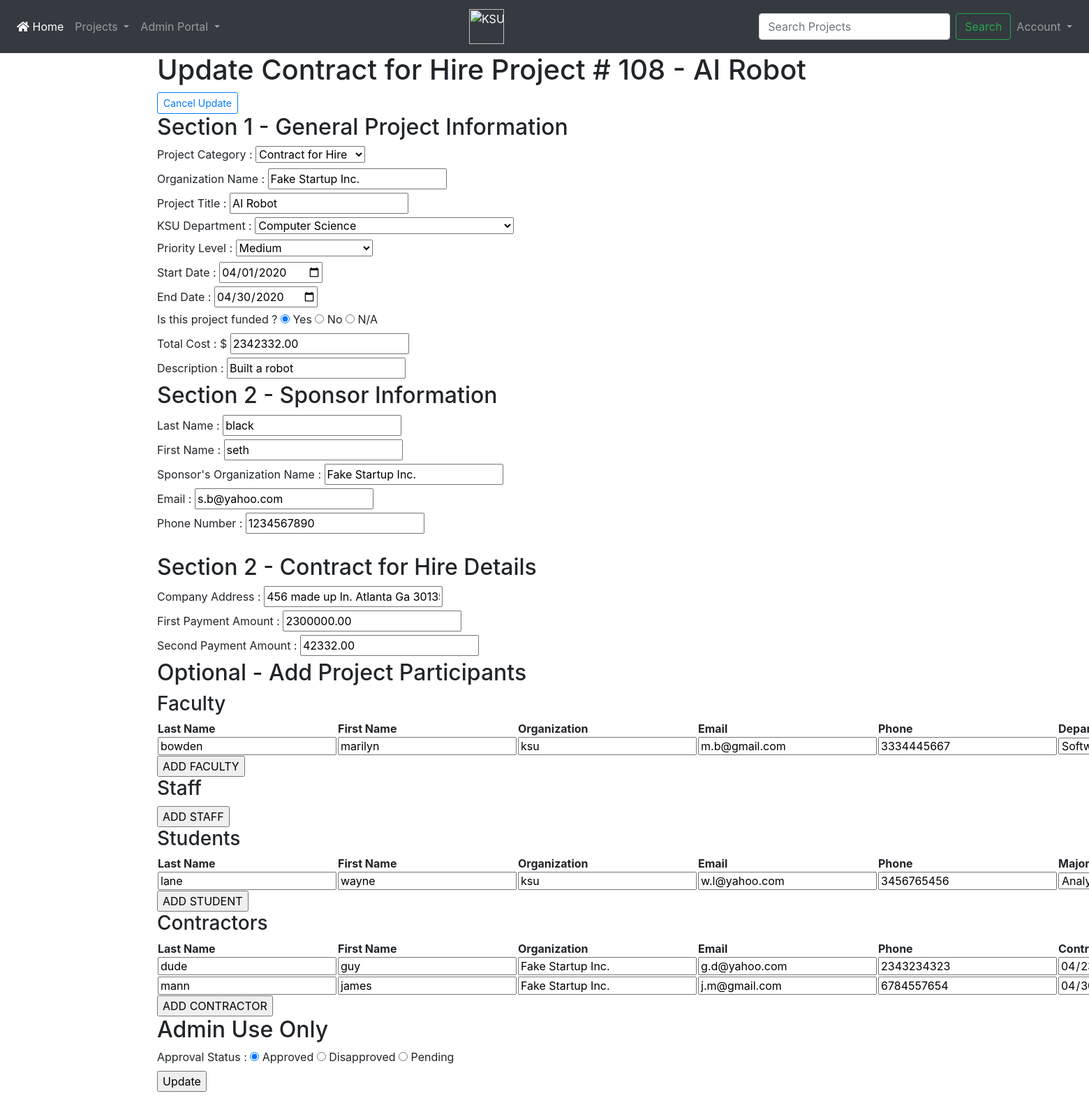
The page /update_project.php?project_id=108 (signed in) on the database its author committed.
### tables this page shows
CREATE TABLE `project` (
  `project_id` bigint(20) UNSIGNED NOT NULL,
  `project_category` varchar(45) NOT NULL,
  `organization_name` varchar(100) NOT NULL,
  `project_title` varchar(100) NOT NULL,
  `ksu_department` varchar(45) NOT NULL,
  `priority_level` varchar(10) NOT NULL,
  `start_date` date NOT NULL,
  `end_date` date NOT NULL,
  `funded` enum('Yes','No','N/A') NOT NULL,
  `total_cost` decimal(10,2) NOT NULL,
  `description` varchar(600) NOT NULL,
  `approval` enum('Approved','Disapproved','Pending') NOT NULL
);

CREATE TABLE `project_participant` (
  `participant_id` bigint(20) UNSIGNED NOT NULL,
  `participant_category` varchar(45) NOT NULL,
  `last_name` varchar(45) NOT NULL,
  `first_name` varchar(45) NOT NULL,
  `participant_org` varchar(100) NOT NULL,
  `email` varchar(320) NOT NULL,
  `phone` varchar(20) NOT NULL,
  `project_id` bigint(20) UNSIGNED NOT NULL
);

CREATE TABLE `faculty_and_staff` (
  `participant_id` bigint(20) UNSIGNED NOT NULL,
  `department` varchar(45) NOT NULL,
  `title` varchar(45) NOT NULL
);

CREATE TABLE `student` (
  `participant_id` bigint(20) UNSIGNED NOT NULL,
  `major` varchar(45) NOT NULL,
  `degree_level` varchar(45) NOT NULL
);

CREATE TABLE `contractor` (
  `participant_id` bigint(20) UNSIGNED NOT NULL,
  `contract_start_date` date NOT NULL,
  `contract_end_date` date NOT NULL,
  `title` varchar(45) NOT NULL
);

### update_project.php (the view, shortened to what this page needs)
<?php
require 'pmo_functions.php';
if (isset($_GET['project_id'])) {
    $conn = pdo_connect_mysql();
    $stmt = $conn->prepare('SELECT * FROM project
                            WHERE project_id = ?');
    $stmt->execute([$_GET['project_id']]);
    $project = $stmt->fetch(PDO::FETCH_ASSOC);
    $stmt = $conn->prepare('SELECT * FROM project_participant
                            WHERE project_id = ?');
    $stmt->execute([$_GET['project_id']]);
    while($result = $stmt->fetch(PDO::FETCH_ASSOC)) {
      $other_participants[$result['participant_category']][] = $result;
    }
    $sponsor = $other_participants['Sponsor'][0];
    $project = array_merge($project, $sponsor);
    switch ($project['project_category']) {
      case "Contract for Hire" :
        $stmt = $conn->prepare('SELECT * FROM contract_for_hire
                                  WHERE project_id = ?');
        $stmt->execute([$_GET['project_id']]);
        $contract = $stmt->fetch(PDO::FETCH_ASSOC);
        $project = array_merge($project, $contract);
        break;
    }
} else {
    die ('No ID specified!');
}
?>
<?=template_header('Update Project')?>
<body onload="checkProjectCategory(); addHeader('faculty_table', 'f_row0'); addHeader('staff_table', 'sta_row0'); addHeader('student_table', 'stu_row0'); addHeader('contractor_table', 'c_row0');">
<div class="container">
	<h1>Update <?=$project['project_category']?> Project # <?=$project['project_id']?> - <?=$project['project_title']?></h1>
  <a class="btn btn-outline-primary btn-sm" href="get_project.php" role="button">Cancel Update</a>
    <form action="update_project.php?project_id=<?=$project['project_id']?>" method="post" autocomplete="off">
        <h2>Section 1 - General Project Information</h2>
        <label for="project_category">Project Category :</label>
        <select onchange="checkProjectCategory();" id="project_category" name="project_category" required>
        <option <?php if($project['project_category']=="Contract for Hire"){echo "selected";}?>>Contract for Hire</option>
        </select>
        <br />
        <label for="organization_name">Organization Name :</label>
        <input type="text"  name="organization_name" placeholder="ex./ Kennesaw State University" value="<?=$project['organization_name']?> "id="organization_name" required>
        <br />
        <label for="project_title">Project Title :</label>
        <input type="text" name="project_title" placeholder="ex./ PMO Capstone" value="<?=$project['project_title']?>" id="project_title" required>
        <br />
        <label for="ksu_department">KSU Department :</label>
        <select id="ksu_department" name="ksu_department" required>
        <option <?php if($project['ksu_department']=="Computer Science"){echo "selected";}?>>Computer Science</option>
        </select>
        <br />
        <label for="priority_level">Priority Level :</label>
        <select id="priority_level" name="priority_level" required>
        <option <?php if($project['priority_level']=="Medium"){echo "selected";}?>>Medium</option>
        </select>
        <br />
        <label for="start_date">Start Date :</label>
        <input type="date" name="start_date" placeholder="Format: YYYY-MM-DD" value="<?=$project['start_date']?>" id="start_date" required>
        <br />
        <label for="end_date">End Date :</label>
        <input type="date" name="end_date" placeholder="Format: YYYY-MM-DD" value="<?=$project['end_date']?>" id="end_date" required>
        <br />
        <label for="funded">Is this project funded ?</label>
        <input id="yes" type="radio" name="funded" value="Yes" <?php if ($project['funded']=='Yes') echo 'checked="checked"'; ?> /> Yes
        <input id="no" type="radio" name="funded" value="No" <?php if ($project['funded']=='No') echo 'checked="checked"'; ?> /> No
        <input id="n/a" type="radio" name="funded" value="N/A" <?php if ($project['funded']== 'N/A') echo 'checked="checked"'; ?> /> N/A
        <br />
        <label for="total_cost">Total Cost : $</label>
        <input type="text" name="total_cost" placeholder="Format: 0.00" value="<?=$project['total_cost']?>" id="total_cost" required>
        <br />
        <label for="description">Description :</label>
        <input type="text" name="description" maxlength="600" placeholder="Type up to 600 characters." value="<?=$project['description']?>" id="description" required>
        <br />
        <h2>Section 2 - Sponsor Information</h2>
        <label for="last_name">Last Name :</label>
        <input type="text" id="last_name" name="last_name" value="<?=$project['last_name']?>" required>
        <br />
        <label for="first_name">First Name :</label>
        <input type="text" id="first_name" name="first_name" value="<?=$project['first_name']?>" required>
        <br />
        <label for="participant_org">Sponsor's Organization Name :</label>
        <input type="text" id="participant_org" name="participant_org" value="<?=$project['participant_org']?>" required>
        <br />
        <label for="email">Email :</label>
        <input type="email" id="email" name="email" value="<?=$project['email']?>" required>
        <br />
        <label for="phone">Phone Number :</label>
        <input type="text" id="phone" name="phone" value="<?=$project['phone']?>" required>
        <br />
        <br>
        <div id="contract_fields" name="contract_fields" style="display: none">
        <h2>Section 2 - Contract for Hire Details</h2>
        <label for="company_address">Company Address :</label>
        <input type="text" name="company_address" class="contract_fields" value="<?=$project['company_address'] ?? ''?>" id="company_address" required disabled>
        <br />
        <label for="first_payment_amt">First Payment Amount :</label>
        <input type="text" name="first_payment_amt" class="contract_fields" value="<?=$project['first_payment_amt'] ?? ''?>" id="first_payment_amt" required disabled>
        <br />
        <label for="second_payment_amt">Second Payment Amount :</label>
        <input type="text" name="second_payment_amt" class="contract_fields" value="<?=$project['second_payment_amt'] ?? ''?>" id="second_payment_amt" required disabled>
        <br />
        </div>
        <h2>Optional - Add Project Participants</h2>
        <h3>Faculty</h3>
        <table id="faculty_table" align=center>
          <tr id="f_row0" style="display: none;"><th>Last Name</th><th>First Name</th><th>Organization</th><th>Email</th>
                          <th>Phone</th><th>Department</th><th>Title</th></tr>
          <?php
            $departments = ['Analytics and Data Science','Computer Science','Information Technology',
                            'Software Engineering and Game Development'];
            $i = 1;
            if(isset($other_participants['Faculty'])) {
              foreach($other_participants['Faculty'] as $faculty) {
                $stmt = $conn->prepare('SELECT * FROM faculty_and_staff
                                        WHERE participant_id = ?');
                $stmt->execute([$faculty['participant_id']]);
                $faculty_and_staff = $stmt->fetch(PDO::FETCH_ASSOC);
                $htmlFaculty = '<tr id="f_row'.$i.'"><input type="hidden" name="f_participantid[]" value="'.$faculty['participant_id'].'">
                <td><input type="text" name="f_lname[]" placeholder="Last Name" value="'.$faculty['last_name'].'" required></td>
                <td><input type="text" name="f_fname[]" placeholder="First Name" value="'.$faculty['first_name'].'" required></td>
                <td><input type="text" name="f_org[]" placeholder="Organization" value="'.$faculty['participant_org'].'" required></td>
                <td><input type="email" name="f_email[]" placeholder="Email" value="'.$faculty['email'].'" required></td>
                <td><input type="text" name="f_phone[]" placeholder="Phone"  value="'.$faculty['phone'].'">';
                $htmlFaculty .= '<td><select name="f_dept[]" required>';
                foreach($departments as $department) {
                  if ($department == $faculty_and_staff['department']) {
                      $htmlFaculty .= '<option value="'.$department.'" selected>'.$department.'</option>';
                  } else {
                      $htmlFaculty .= '<option value="'.$department.'">'.$department.'</option>';
                  }
                }
                $htmlFaculty .= '</select></td>';
                $htmlFaculty .= '<td><input type="text" name="f_title[]" placeholder="Title" value="'.$faculty_and_staff['title'].'"></td>
                <td><input type="button" value="DELETE" onclick=delete_row("f_row'.$i.'") /></td></tr>';
                print($htmlFaculty);
                $i++;
              }
            }
          ?>
        </table>
        <input type="button" onclick="add_f_row(); addHeader('faculty_table', 'f_row0')" value="ADD FACULTY">
        <h3>Staff</h3>
        <input type="button" onclick="add_sta_row(); addHeader('staff_table', 'sta_row0')" value="ADD STAFF">
        <h3>Students</h3>
        <table id="student_table" align=center>
          <tr id="stu_row0" style="display: none;"><th>Last Name</th><th>First Name</th><th>Organization</th><th>Email</th>
                          <th>Phone</th><th>Major</th><th>Degree Level</th></tr>
            <?php
              $majors = ['Applied Computer Science','Computer Game Design and Development', 'Computer Science',
              'Information Technology (BAS)','Information Technology (BS)','Software Engineering','Analytics and Data Science'];
              $degreeLevels = ['Bachelor of Science','Master of Science','Doctor of Philosophy'];
              $i = 1;
              if(isset($other_participants['Student'])) {
                foreach($other_participants['Student'] as $student) {
                  $stmt = $conn->prepare('SELECT * FROM student
                                          WHERE participant_id = ?');
                  $stmt->execute([$student['participant_id']]);
                  $major_degree = $stmt->fetch(PDO::FETCH_ASSOC);
                  $htmlStudents = '<tr id="stu_row'.$i.'"><input type="hidden" name="stu_participantid[]" value="'.$student['participant_id'].'">
                  <td><input type="text" name="stu_lname[]" placeholder="Last Name" value="'.$student['last_name'].'" required></td>
                  <td><input type="text" name="stu_fname[]" placeholder="First Name" value="'.$student['first_name'].'" required></td>
                  <td><input type="text" name="stu_org[]" placeholder="Organization" value="'.$student['participant_org'].'" required></td>
                  <td><input type="email" name="stu_email[]" placeholder="Email" value="'.$student['email'].'" required></td>
                  <td><input type="text" name="stu_phone[]" placeholder="Phone" value="'.$student['phone'].'">';
                  $htmlStudents .= '<td><select name="major[]" required>';
                  foreach($majors as $maj) {
                    if ($maj == $major_degree['major']) {
                        $htmlStudents .= '<option value="'.$maj.'" selected>'.$maj.'</option>';
                    } else {
                        $htmlStudents .= '<option value="'.$maj.'">'.$maj.'</option>';
                    }
                  }
                  $htmlStudents.= '</select></td>';
                  $htmlStudents .= '<td><select name="stu_lvl[]" required>';
                  foreach($degreeLevels as $lvl) {
                    if ($lvl == $major_degree['degree_level']) {
                        $htmlStudents .= '<option value="'.$lvl.'" selected>'.$lvl.'</option>';
                    } else {
                        $htmlStudents .= '<option value="'.$lvl.'">'.$lvl.'</option>';
                    }
                  }
                  $htmlStudents.= '</select></td>';
                  $htmlStudents .= '<td><input type="button" value="DELETE" onclick=delete_row("stu_row'.$i.'")></td></tr>';
                  print($htmlStudents);
                  $i++;
                }
              }
            ?>
        </table>
        <input type="button" onclick="add_stu_row(); addHeader('student_table', 'stu_row0')" value="ADD STUDENT">
        <h3>Contractors</h3>
        <table id="contractor_table" align=center>
          <tr id="c_row0" style="display: none;"><th>Last Name</th><th>First Name</th><th>Organization</th><th>Email</th>
                          <th>Phone</th><th>Contract Start</th><th>Contract End</th><th>Title</th></tr>
            <?php
              $i = 1;
              if(isset($other_participants['Contractor'])) {
                foreach($other_participants['Contractor'] as $contractor) {
                  $stmt = $conn->prepare('SELECT * FROM contractor
                                          WHERE participant_id = ?');
                  $stmt->execute([$contractor['participant_id']]);
                  $contractor_dates_title = $stmt->fetch(PDO::FETCH_ASSOC);
                  print('<tr id="c_row'.$i.'"><input type="hidden" name="c_participantid[]" value="'.$contractor['participant_id'].'">
                  <td><input type="text" name="c_lname[]" placeholder="Last Name" value="'.$contractor['last_name'].'" required></td>
                  <td><input type="text" name="c_fname[]" placeholder="First Name" value="'.$contractor['first_name'].'" required></td>
                  <td><input type="text" name="c_org[]" placeholder="Organization" value="'.$contractor['participant_org'].'" required></td>
                  <td><input type="email" name="c_email[]" placeholder="Email" value="'.$contractor['email'].'" required></td>
                  <td><input type="text" name="c_phone[]" placeholder="Phone" value="'.$contractor['phone'].'"></td>
                  <td><input type="date" name="c_start[]" value="'.$contractor_dates_title['contract_start_date'].'" required></td>
                  <td><input type="date" name="c_end[]" value="'.$contractor_dates_title['contract_end_date'].'" required></td>
                  <td><input type="text" name="c_title[]" placeholder="Title" value="'.$contractor_dates_title['title'].'"></td>
                  <td><input type="button" value="DELETE" onclick=delete_row("c_row'.$i.'")></td></tr>');
                  $i++;
                }
              }
            ?>
        </table>
        <input type="button" onclick="add_c_row(); addHeader('contractor_table', 'c_row0')" value="ADD CONTRACTOR">
        <h2>Admin Use Only</h2>
        <label for="approval">Approval Status :</label>
        <input id="approved" type="radio" name="approval" value="Approved" <?php if ($project['approval']=='Approved') echo 'checked="checked"'; ?> /> Approved
        <input id="disapproved" type="radio" name="approval" value="Disapproved" <?php if ($project['approval']=='Disapproved') echo 'checked="checked"'; ?> /> Disapproved
        <input id="pending" type="radio" name="approval" value="Pending" <?php if ($project['approval']=='Pending') echo 'checked="checked"'; ?> /> Pending
        <br />
        <input type="submit" value="Update">
        <br />
    </form>
</div>
</body>

### rows shown on the page
project: project_category "Contract for Hire", project_id "108", project_title "AI Robot", organization_name "Fake Startup Inc.", ksu_department "Computer Science", priority_level "Medium", start_date "04/01/2020", end_date "04/30/2020", funded "☑", total_cost "2342332.00", description "Built a robot", participant_org "Fake Startup Inc.", approval "☑"
project_participant: last_name "bowden", first_name "marilyn", participant_org "ksu", email "m.b@gmail.com", phone "3334445667", department "Software Engineering and Game Development"
project_participant: last_name "lane", first_name "wayne", participant_org "ksu", email "w.l@yahoo.com", phone "3456765456", major "Analytics and Data Science"
project_participant: last_name "dude", first_name "guy", participant_org "Fake Startup Inc.", email "g.d@yahoo.com", phone "2343234323", contract_start_date "04/23/2020"
project_participant: last_name "mann", first_name "james", participant_org "Fake Startup Inc.", email "j.m@gmail.com", phone "6784557654", contract_start_date "04/30/2020"
